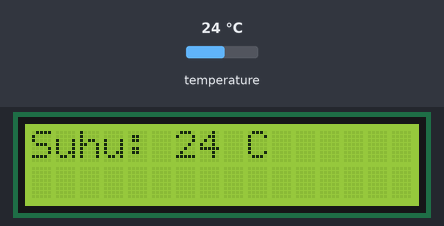
Recording of a sketch running on a simulated Arduino Uno, built with avr-gcc and run on an emulated ATmega328P. Shown: 16×2 character LCD. Inputs (shaded band) come from the test bench; at power-on: temperature 24 °C. EEPROM starts erased; what the sketch prints to the serial monitor is not drawn.

Above: at 1.2 s.
1.3 s: temperature set to 12 °C
At 3.0 s:
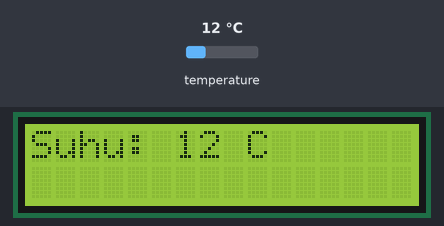
4.1 s: temperature set to 19 °C
At 4.7 s:
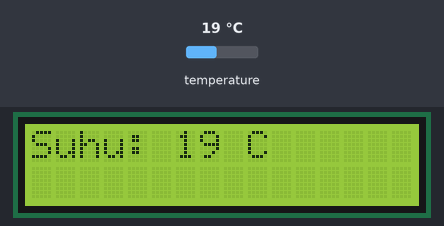
6.6 s: temperature set to 28 °C
At 9.2 s:
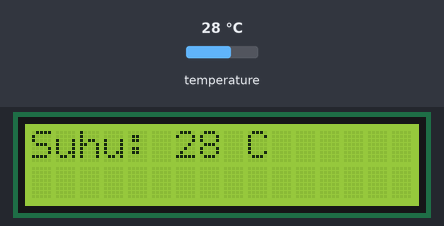
Timing chart, 0 to 10.7 s (numbered marks = the images above; inputs shaded):
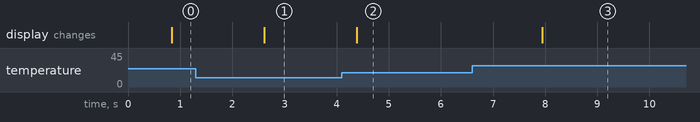

The sketch:

Monitoring_suhu_menggunakan_komunikasi_serial.ino
```cpp
#include <OneWire.h>
#include <DallasTemperature.h>
#include <Wire.h>
#include <EEPROM.h>
#include <LiquidCrystal_I2C.h>
#define ONE_WIRE_BUS 2

OneWire oneWire(ONE_WIRE_BUS);
DallasTemperature sensorSuhu(&oneWire);


LiquidCrystal_I2C lcd(0x27, 16, 2);
int addr = 0;
int val;
int nilai_suhu;


void setup() {

  Serial.begin(9600);
  lcd.begin();
  lcd.clear();
  val = EEPROM.read(addr);
  Serial.print("Suhu Sebelumnya : ");
  Serial.println(val);
}

void loop() {

  nilai_suhu = baca_suhu();
  Serial.print("Suhu saat ini: ");
  Serial.print(nilai_suhu);
  Serial.println("Celcius");


  lcd.setCursor(0, 0);
  lcd.print("Suhu: ");
  lcd.print(nilai_suhu);
  lcd.print(" C");

  EEPROM.write(addr,nilai_suhu);

  delay(1000);
}


float baca_suhu(){

  sensorSuhu.requestTemperatures();
  float suhu = sensorSuhu.getTempCByIndex(0);
  return suhu;
  }
```

Measured:
- after the input at 1.3 s, the display: changes after 1.3 s (image 1)
- after the input at 4.1 s, the display: changes after 0.29 s (image 2)
- after the input at 6.6 s, the display: changes after 1.3 s (image 3)
